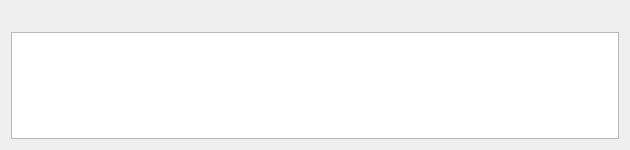
<?xml version="1.0" encoding="UTF-8"?>
<ui version="4.0">
 <class>Dialog</class>
 <widget class="QDialog" name="Dialog">
  <property name="geometry">
   <rect>
    <x>0</x>
    <y>0</y>
    <width>630</width>
    <height>150</height>
   </rect>
  </property>
  <property name="windowTitle">
   <string>Обнаруженные ошибки</string>
  </property>
  <layout class="QGridLayout" name="gridLayout">
   <item row="1" column="0" colspan="2">
    <widget class="QPlainTextEdit" name="plainTextEdit">
     <property name="font">
      <font>
       <pointsize>10</pointsize>
      </font>
     </property>
     <property name="readOnly">
      <bool>true</bool>
     </property>
    </widget>
   </item>
   <item row="0" column="0" colspan="2">
    <widget class="QLabel" name="label_text">
     <property name="font">
      <font>
       <pointsize>10</pointsize>
      </font>
     </property>
     <property name="text">
      <string/>
     </property>
    </widget>
   </item>
  </layout>
 </widget>
 <resources/>
 <connections/>
</ui>
